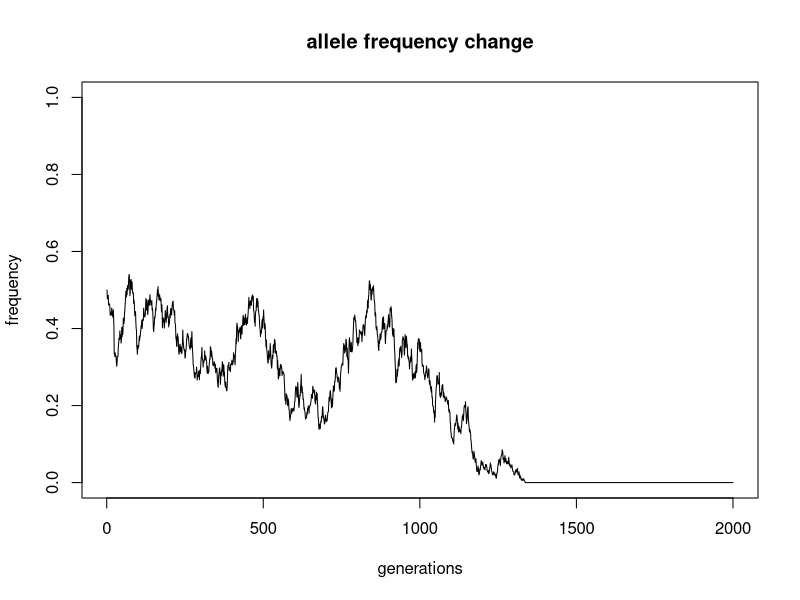
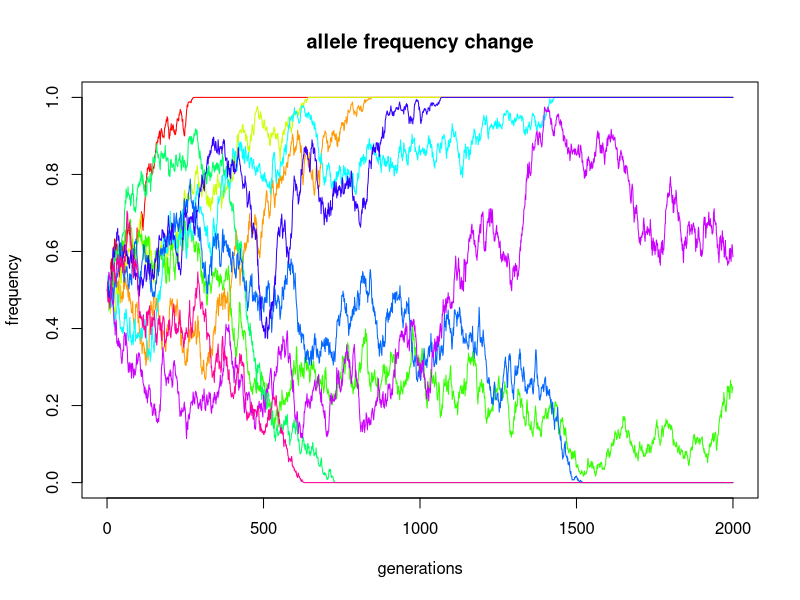
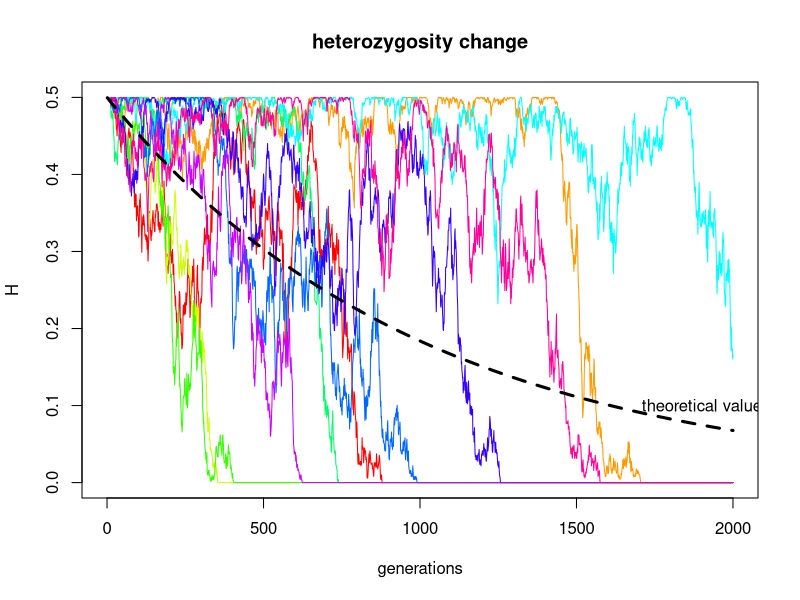

Recreate these plots in R, in order.
# Genetic Drift

# Simulate a haploid population of 1000 individuals with alleles 0 or 1
pop <- rep(x=0:1, times=c(500,500))

# define an allele frequency vector (allele 0) over 2000 generations
p <- numeric(length=2000)

# the frequency of the allele 0 in the first generation (parental)
## will be the first element of our vector p:
p[1] <- mean(pop == 0)

# For each of the next generations
## calculate the allele frequency:
for(i in 2:2000) {
  
  # the next generation is a random sample of the parental pop:
  pop <- sample(pop, replace=TRUE)
  
  # allele frequency in the ith generation
  p[i] <- mean(pop == 0)

}

# Plot
plot(p, type="l", ylim=c(0,1), 
     xlab="generations", ylab="frequency", main="allele frequency change")



# Now, let's do the same for multiple populations
plot(0, type="n", xlim=c(0, 2000), ylim=c(0, 1),
     xlab="generations", ylab="frequency", main="allele frequency change")

# for each population (N = 10)
for(i in 1:10) {
  
  pop <- rep(x=0:1, times=c(500, 500))
  p <- numeric(2000)
  p[1] <- mean(pop == 0)

  for(j in 2:2000) {
    pop <- sample(pop, replace=TRUE)
    p[j] <- mean(pop == 0)
  }
  
  lines(p, type="l", col=rainbow(10)[i])
}


# Now, instead of the allele frequency, let's plot the heterozygosity

# call the plot function
plot(0, type="n", xlim=c(0, 2000), ylim=c(0, 0.5),
     xlab="generations", ylab="H", main="heterozygosity change")

# for each population (N = 10)
for(i in 1:10) {
  
  pop <- rep(x=0:1, times=c(500,500))
  p <- numeric(2000)
  p[1] <- mean(pop == 0)
  
  for(j in 2:2000) {
    pop <- sample(pop, replace=TRUE)
    p[j] <- mean(pop == 0)
  }
  
  # calculate the heterozygosity
  H <- 2*p*(1-p)
  
  # plot
  lines(H, type="l", col = rainbow(10)[i])
}

# Let's also draw the line of the theoretical decrease in the heterozygosity

N <- 1000
hetz <- numeric(2000)

for(i in 1:2000) {
 hetz[i] <- 0.5 * (1-(1/N))^i
}

lines(hetz, lty=2, lwd=3)
text(x=1900, y=0.1, labels="theoretical value")
